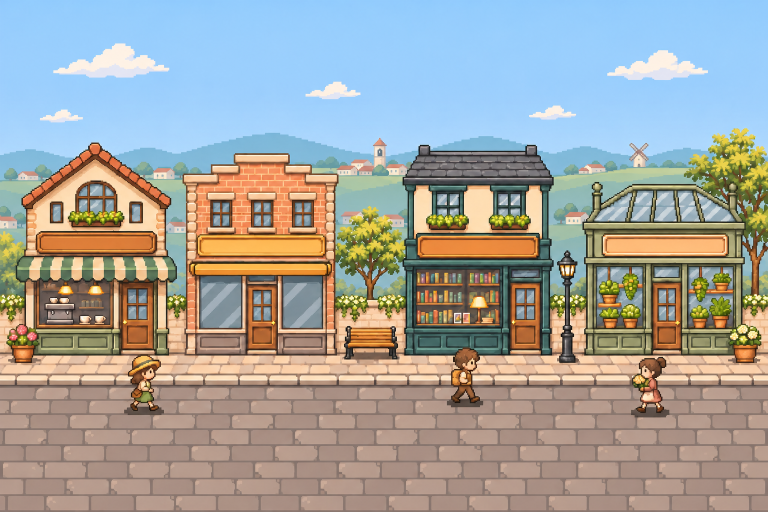
#> input picture docs/street-art-v2/source/approved-street-scenery-v4.png, 1536 x 1024 px, found by its file name (shown at 1/2 size)
$ python process-assets.py
#> lines starting #> are read from the running program, lines starting #| are printed output that depends on the picture; after the words box and inside, x2 and y2 are one past the last pixel; in counts of white or black regions, pixels touching at a corner belong together
"""Extract only approved scenery; never touch storefronts or reference inputs.

Run with Pillow: uv run --with pillow python docs/street-background-depth/process-assets.py
Native pixels use the reference's 2:1 grid, then CSS renders them at 2x/3x.
Masks are binary and deterministic; no blur, random texture or feathered matte.
"""
from pathlib import Path
from PIL import Image, ImageDraw
import hashlib
import json

ROOT = Path(__file__).resolve().parents[2]
SOURCE = ROOT / 'assets/generated/street-art-v2/source/approved-street-scenery-v4.png'
OUT = ROOT / 'public/art/street-art-v2'
ref = Image.open(SOURCE).convert('RGBA')
records = {}


def extract(box, keep):
#> called with box = (674, 274, 804, 350)
    im = ref.crop(box).resize(((box[2]-box[0])//2, (box[3]-box[1])//2), Image.Resampling.NEAREST)
    for y in range(im.height):
        for x in range(im.width):
            r, g, b, _ = im.getpixel((x, y))
            if not keep(r, g, b, x, y):
                im.putpixel((x, y), (0, 0, 0, 0))
    return im


def largest(im):
    """Discard disconnected mask flecks, preserving holes between branches."""
    remaining = {(x, y) for y in range(im.height) for x in range(im.width) if im.getpixel((x, y))[3]}
#> remaining = 974 items
    components = []
    while remaining:
        component = {remaining.pop()}
        queue = list(component)
        while queue:
            x, y = queue.pop()
            for p in ((x-1,y),(x+1,y),(x,y-1),(x,y+1)):
                if p in remaining:
                    remaining.remove(p)
                    component.add(p)
                    queue.append(p)
        components.append(component)
#> this loop made 5 passes
#> after the loop, components = 5 items; remaining = 0 items
    kept = max(components, key=len)
#> kept = 969 items
    for component in components:
        if component is not kept:
            for p in component:
                im.putpixel(p, (0, 0, 0, 0))
#> this loop made 5 passes
    return im


def save(name, im, crops):
    im.save(OUT / f'{name}.png', optimize=True)
    records[name] = {'size': im.size, 'sourceCrops': crops, 'sha256': hashlib.sha256((OUT/f'{name}.png').read_bytes()).hexdigest()}


# Town silhouette ends at the house foundations, before the rectangular meadow.
town_box = (674, 274, 804, 350)
town = largest(extract(town_box, lambda r,g,b,x,y: not (b > r+20 and b >= g)))
save('depth-town', town, [town_box])

hamlet_box = (1120, 320, 1236, 352)
hamlet = largest(extract(hamlet_box, lambda r,g,b,x,y: not (b > r+20 and b >= g) and (r > g-5 or r < 148)))
#> call 2 of extract, with box = (1120, 320, 1236, 352)
#> after the loop in extract (call 2), `for y in range(im.height):`:
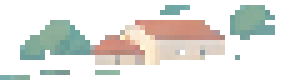
#> im: PIL image 58x16 RGBA (shown 5 times larger); mean R, G, B, A 63.5, 63.4, 58.3, 92.6; transparent parts drawn white
#> the loop in largest (call 2), `while remaining:` made 7 passes
#> the loop in largest (call 2), `for component in components:` made 7 passes
save('depth-hamlet', hamlet, [hamlet_box])

cloud_box = (608,160,724,200)
cloud = largest(extract(cloud_box, lambda r,g,b,x,y: r > 205 and g > 205 and r > b-18))
#> call 3 of extract, with box = (608, 160, 724, 200)
#> after the loop in extract (call 3), `for y in range(im.height):`:
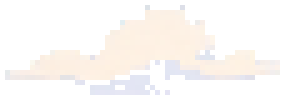
#> im: PIL image 58x20 RGBA (shown 5 times larger); mean R, G, B, A 90.8, 87.5, 84.8, 93.6; transparent parts drawn white
save('depth-cloud-small', cloud, [cloud_box])

# A shallow, stepped continuation of the approved meadow seats each distant town.
# Only its occluded contour is reconstructed; colour is sampled from the reference.
# Its lower edge matches the existing hill extension, so overlapping mounds have no
# rectangular join. No texture/noise is synthesised.
field = Image.new('RGBA', (164, 148))
#> field: PIL image 164x148 RGBA; every value is 0
ImageDraw.Draw(field).polygon([(0,39),(12,33),(23,24),(30,17),(42,13),(106,13),(118,18),(132,26),(148,33),(163,36),(163,148),(0,148)], fill=ref.getpixel((697,365)))
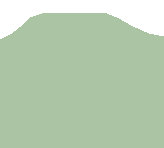
#> field: PIL image 164x148 RGBA; mean R, G, B, A 145.9, 168.2, 140.7, 218.8; transparent parts drawn white
save('depth-field', field, [])

# The complete central tree is visible between two shops. Material masking removes
# the blue hillside AND the pale houses visible through its branches.
tree_box = (672, 410, 806, 594)
tree = largest(extract(tree_box, lambda r,g,b,x,y: (b < g*.69 and g > r*.70) or (r > g*1.22 and r > b*1.8 and b < 95 and y > 40)))
#> call 4 of extract, with box = (672, 410, 806, 594)
#> after the loop in extract (call 4), `for y in range(im.height):`:
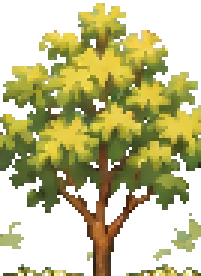
#> im: PIL image 67x92 RGBA (shown 3 times larger); mean R, G, B, A 83.2, 80.3, 32.7, 145.2; transparent parts drawn white
# The reference shops occlude the outermost leaf tips. Trim only those cut edges
# into hard, stepped leaf contours; never leave the source crop's vertical sides.
edge = Image.new('1', tree.size)
#> edge: PIL image 67x92 1; every value is 0
ImageDraw.Draw(edge).polygon([(8,0),(59,0),(59,24),(64,24),(64,28),(61,28),(61,32),(63,32),(63,36),(61,36),(61,40),(65,40),(65,44),(63,44),(63,48),(60,48),(60,52),(57,52),(57,92),(8,92),(8,58),(4,58),(4,54),(2,54),(2,51),(5,51),(5,48),(2,48),(2,44),(4,44),(4,40),(7,40),(7,36),(3,36),(3,32),(6,32),(6,28),(8,28)], fill=1)
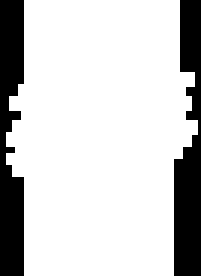
#> edge: PIL image 67x92 1 (shown 3 times larger); 80.2% white; 2 black regions, box (x1, y1, x2, y2) and area: (58, 0, 67, 92) 615, (0, 0, 8, 92) 608
for y in range(tree.height):
    for x in range(tree.width):
        if not edge.getpixel((x,y)):
            tree.putpixel((x,y),(0,0,0,0))
# A modest atmospheric veil uses the reference's meadow colour, keeping this behind
# the richly coloured storefronts. Alpha remains either 0 or 255.
for y in range(tree.height):
    for x in range(tree.width):
        r,g,b,a = tree.getpixel((x,y))
        if a:
            tree.putpixel((x,y), (round(r*.78+154*.22),round(g*.78+181*.22),round(b*.78+141*.22),255))
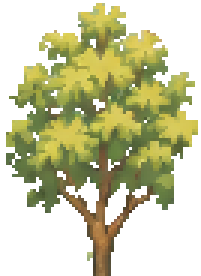
#> tree: PIL image 67x92 RGBA (shown 3 times larger); mean R, G, B, A 73.7, 74.1, 36.8, 127; transparent parts drawn white
save('depth-tree', tree, [tree_box])

# Three different distant canopies form a small hedge, all from the same reference.
# Each canopy's edge is isolated BEFORE composition, so no blue rectangles survive.
hedge = Image.new('RGBA', (54, 19))
#> hedge: PIL image 54x19 RGBA; every value is 0
boxes = [(6,332,38,358),(68,324,102,356),(344,320,376,350)]
for box, x, y in zip(boxes, [0,15,35], [5,2,1]):
    canopy = largest(extract(box, lambda r,g,b,x,y: g > r+6 and g > b+5))
    hedge.alpha_composite(canopy, (x,y))
save('depth-hedge', hedge, boxes)

(ROOT/'docs/street-background-depth/assets.json').write_text(json.dumps({'source': str(SOURCE.relative_to(ROOT)), 'sourceSha256': hashlib.sha256(SOURCE.read_bytes()).hexdigest(), 'assets': records}, indent=2)+'\n')
# QA contact sheet on the actual sky colour, enlarged with nearest neighbour only.
sheet = Image.new('RGBA', (240,160), '#a3d3fa')
for name, xy in [('depth-field',(40,12)),('depth-town',(74,0)),('depth-tree',(4,64)),('depth-hedge',(160,32)),('depth-hamlet',(158,5))]:
    sheet.alpha_composite(Image.open(OUT/f'{name}.png'),xy)
sheet.resize((960,640), Image.Resampling.NEAREST).save(ROOT/'docs/street-background-depth/asset-contact-sheet.png')
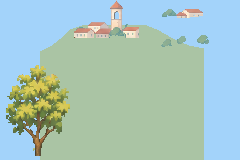
#> sheet: PIL image 240x160 RGBA; mean R, G, B, A 166.3, 197.6, 190.8, 255
